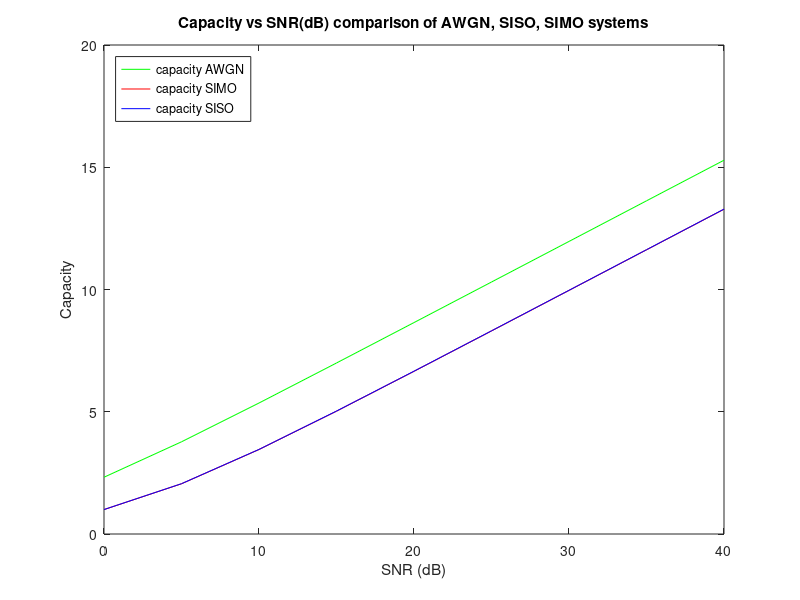

Source code (MATLAB):
close all;
clear all;

SNR=0:5:40%values of snr in db with spacing of 5 db
h = 1/sqrt(2)*(rand(4, 1) +1i*rand(4,1));%declaring random channel coefficient
i=0;
a=size(SNR);
b=a(2);%declaring size of snr
SNRlin=zeros(1,b);%creating array for snr
capacity=zeros(1,b);%creating array for capacity
m=norm(h);%defining norm of random channel coefficient
while(i<b)
    i=i+1;
SNRlin(i)=10^(SNR(i)/10);%conversion of snr from db
capacity_simo(i)=log2(1+(m^2*SNRlin(i)));%capacity of SIMO wireless channel
capacityawgn(i)=log2(1+4*SNRlin(i));%capacity of SIMO awgn channel
capacity_siso(i)=log2(1+SNRlin(i));%Capacity of SISO wireless channel
end
figure
h2 = plot(SNR,capacity_simo,'r');%plotting snr in db vs capacity
hold on
h1 = plot(SNR,capacityawgn,'g'); %plotting snr in db vs capacity of awgn channel
h3 = plot(SNR,capacity_siso,'b'); %plotting snr in db vs capacity of awgn channel

title('Capacity vs SNR(dB) comparison of AWGN, SISO, SIMO systems');
xlabel('SNR (dB)'); % Title of x-axis
ylabel('Capacity'); % Title of y-axis
legend([h1, h2, h3], 'capacity AWGN', 'capacity SIMO', 'capacity SISO', 'Location', 'northwest');
hold off

%%Observation: The channel capacity of AWGN > capacity of SIMO > capacity of SISO"
